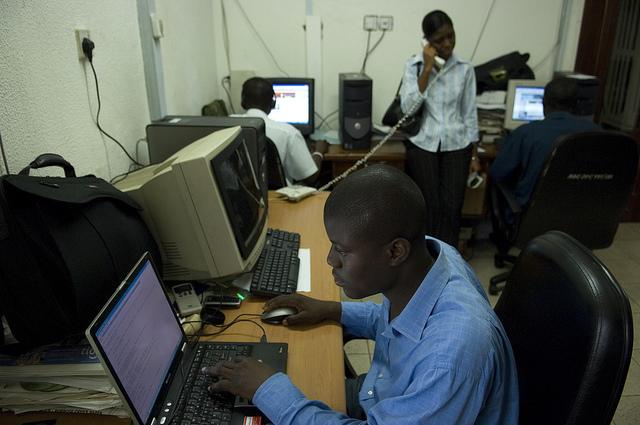
#> input picture datasets/coco/train2017/000000085160.jpg, 640 x 425 px; its folder holds only this picture in this run
$ python -i augmentations.py   (imports and definitions only)   (older library calls are emulated)
#> lines starting #> are read from the running program, lines starting #| are printed output that depends on the picture
### torchbenchmark/models/yolov5/yolov5/utils/general.py
# YOLOv5 🚀 by Ultralytics, GPL-3.0 license
"""
General utils
"""

import contextlib
import glob
import logging
import math
import os
import platform
import random
import re
import shutil
import signal
import time
import urllib
from itertools import repeat
from multiprocessing.pool import ThreadPool
from pathlib import Path
from subprocess import check_output
from zipfile import ZipFile

import cv2
import numpy as np
import pandas as pd
import pkg_resources as pkg
import torch
import torchvision
import yaml

from .downloads import gsutil_getsize
from .metrics import box_iou, fitness

# Settings
torch.set_printoptions(linewidth=320, precision=5, profile='long')
#> (this line was passed over: torch is not available in this run)
np.set_printoptions(linewidth=320, formatter={'float_kind': '{:11.5g}'.format})  # format short g, %precision=5
pd.options.display.max_columns = 10
cv2.setNumThreads(0)  # prevent OpenCV from multithreading (incompatible with PyTorch DataLoader)
os.environ['NUMEXPR_MAX_THREADS'] = str(min(os.cpu_count(), 8))  # NumExpr max threads

FILE = Path(__file__).resolve()
ROOT = FILE.parents[1]  # YOLOv5 root directory


def set_logging(name=None, verbose=True):
    # Sets level and returns logger
#> further down, picture is the input picture: shape (425, 640, 3); mean B, G, R 74.6, 81.1, 75.8
    rank = int(os.getenv('RANK', -1))  # rank in world for Multi-GPU trainings
    logging.basicConfig(format="%(message)s", level=logging.INFO if (verbose and rank in (-1, 0)) else logging.WARNING)
    return logging.getLogger(name)


LOGGER = set_logging(__name__)  # define globally (used in train.py, val.py, detect.py, etc.)


class Profile(contextlib.ContextDecorator):
    # Usage: @Profile() decorator or 'with Profile():' context manager
    def __enter__(self):
        self.start = time.time()

    def __exit__(self, type, value, traceback):
        print(f'Profile results: {time.time() - self.start:.5f}s')


class Timeout(contextlib.ContextDecorator):
    # Usage: @Timeout(seconds) decorator or 'with Timeout(seconds):' context manager
    # [4 lines left out: function __init__, not called in this run]

    def _timeout_handler(self, signum, frame):
        raise TimeoutError(self.timeout_message)

    def __enter__(self):
        signal.signal(signal.SIGALRM, self._timeout_handler)  # Set handler for SIGALRM
        signal.alarm(self.seconds)  # start countdown for SIGALRM to be raised

    # [4 lines left out: function __exit__, not called in this run]


class WorkingDirectory(contextlib.ContextDecorator):
    # Usage: @WorkingDirectory(dir) decorator or 'with WorkingDirectory(dir):' context manager
    def __init__(self, new_dir):
        self.dir = new_dir  # new dir
        self.cwd = Path.cwd().resolve()  # current dir

    def __enter__(self):
        os.chdir(self.dir)

    def __exit__(self, exc_type, exc_val, exc_tb):
        os.chdir(self.cwd)


def try_except(func):
    # try-except function. Usage: @try_except decorator
    # [5 lines left out: function handler, not called in this run]

    return handler


def methods(instance):
    # Get class/instance methods
    return [f for f in dir(instance) if callable(getattr(instance, f)) and not f.startswith("__")]


def print_args(name, opt):
    # Print argparser arguments
    LOGGER.info(colorstr(f'{name}: ') + ', '.join(f'{k}={v}' for k, v in vars(opt).items()))


# [8 lines left out: function init_seeds, not called in this run]


def intersect_dicts(da, db, exclude=()):
    # Dictionary intersection of matching keys and shapes, omitting 'exclude' keys, using da values
    return {k: v for k, v in da.items() if k in db and not any(x in k for x in exclude) and v.shape == db[k].shape}


# [32 lines left out: functions get_latest_run, user_config_dir, is_writeable, not called in this run]


def is_docker():
    # Is environment a Docker container?
    return Path('/workspace').exists()  # or Path('/.dockerenv').exists()


# [7 lines left out: function is_colab, not called in this run]


def is_pip():
    # Is file in a pip package?
    return 'site-packages' in Path(__file__).resolve().parts


# [4 lines left out: function is_ascii, not called in this run]


def is_chinese(s='人工智能'):
    # Is string composed of any Chinese characters?
    return re.search('[\u4e00-\u9fff]', s)


def emojis(str=''):
    # Return platform-dependent emoji-safe version of string
    return str.encode().decode('ascii', 'ignore') if platform.system() == 'Windows' else str


# [40 lines left out: functions file_size, check_online, check_git_status, not called in this run]


def check_python(minimum='3.6.2'):
    # Check current python version vs. required python version
    check_version(platform.python_version(), minimum, name='Python ', hard=True)


# [82 lines left out: functions check_version, check_requirements, check_img_size, check_imshow, check_suffix, not called in this run]


def check_yaml(file, suffix=('.yaml', '.yml')):
    # Search/download YAML file (if necessary) and return path, checking suffix
    return check_file(file, suffix)


# [116 lines left out: functions check_file, check_dataset, url2file, download, not called in this run]


def make_divisible(x, divisor):
    # Returns x evenly divisible by divisor
    return math.ceil(x / divisor) * divisor


def clean_str(s):
    # Cleans a string by replacing special characters with underscore _
    return re.sub(pattern="[|@#!¡·$€%&()=?¿^*;:,¨´><+]", repl="_", string=s)


def one_cycle(y1=0.0, y2=1.0, steps=100):
    # lambda function for sinusoidal ramp from y1 to y2 https://arxiv.org/pdf/1812.01187.pdf
    return lambda x: ((1 - math.cos(x * math.pi / steps)) / 2) * (y2 - y1) + y1


# [366 lines left out: functions colorstr, labels_to_class_weights, labels_to_image_weights, coco80_to_coco91_class, xyxy2xywh, xywh2xyxy and 13 more, not called in this run]


# Variables
NCOLS = 0 if is_docker() else shutil.get_terminal_size().columns  # terminal window size for tqdm

### torchbenchmark/models/yolov5/yolov5/utils/augmentations.py
# YOLOv5 🚀 by Ultralytics, GPL-3.0 license
"""
Image augmentation functions
"""

import math
import random

import cv2
import numpy as np

from .general import LOGGER, check_version, colorstr, resample_segments, segment2box
from .metrics import bbox_ioa


class Albumentations:
    # YOLOv5 Albumentations class (optional, only used if package is installed)
    # [27 lines left out: functions __init__, __call__, not called in this run]


def augment_hsv(im, hgain=0.5, sgain=0.5, vgain=0.5):
    # HSV color-space augmentation
#> called with hgain = 0.5, sgain = 0.5, vgain = 0.5
    if hgain or sgain or vgain:
        r = np.random.uniform(-1, 1, 3) * [hgain, sgain, vgain] + 1  # random gains
        hue, sat, val = cv2.split(cv2.cvtColor(im, cv2.COLOR_BGR2HSV))
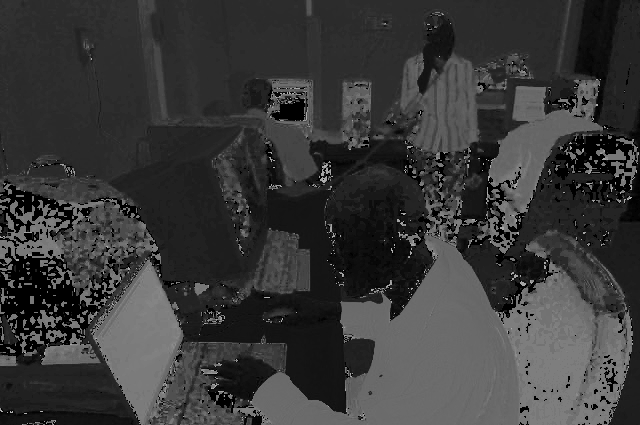
#> hue: shape (425, 640); min 0, max 179, mean 56.5
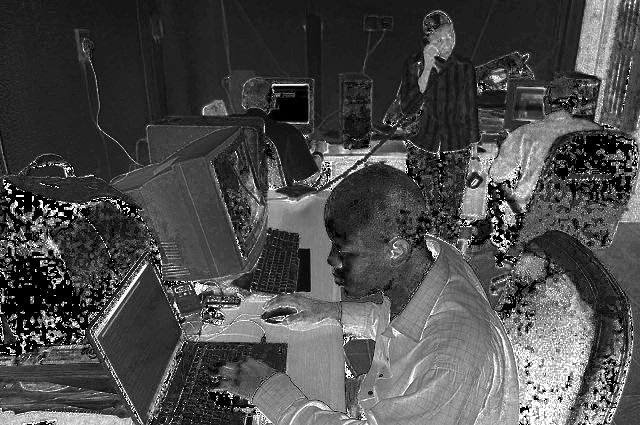
#> sat: shape (425, 640); min 0, max 255, mean 74.7
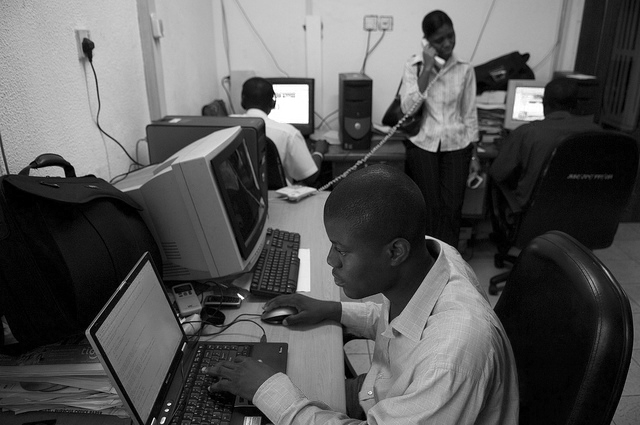
#> val: shape (425, 640); min 0, max 255, mean 87.4
        dtype = im.dtype  # uint8

        x = np.arange(0, 256, dtype=r.dtype)
        lut_hue = ((x * r[0]) % 180).astype(dtype)
        lut_sat = np.clip(x * r[1], 0, 255).astype(dtype)
#> lut_sat = 256 values from 0 to 255
        lut_val = np.clip(x * r[2], 0, 255).astype(dtype)
#> lut_val = 256 values from 0 to 255

        im_hsv = cv2.merge((cv2.LUT(hue, lut_hue), cv2.LUT(sat, lut_sat), cv2.LUT(val, lut_val)))
#> im_hsv: shape (425, 640, 3); mean H, S, V 58.8, 89.2, 95.7
        cv2.cvtColor(im_hsv, cv2.COLOR_HSV2BGR, dst=im)  # no return needed


# [215 lines left out: functions hist_equalize, replicate, letterbox, random_perspective, copy_paste, cutout and 2 more, not called in this run]

>>> import cv2
>>> picture = cv2.imread('../../../../../datasets/coco/train2017/000000085160.jpg')
>>> result = augment_hsv(picture)

$ run again, on datasets/coco/train2017/000000086320.jpg
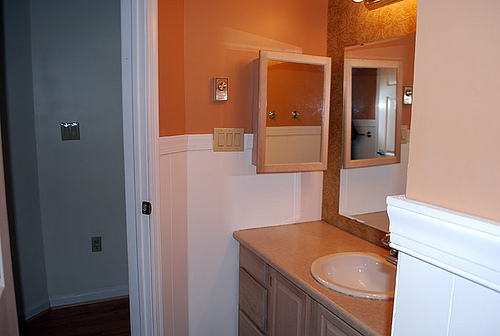
#> input picture datasets/coco/train2017/000000086320.jpg, 500 x 336 px
#> picture is the input picture: shape (336, 500, 3); mean B, G, R 106.8, 115.6, 140.9
#> in augment_hsv, `hue, sat, val = cv2.split(cv2.cvtColor(im, cv2.COLOR_BGR2HSV))`:
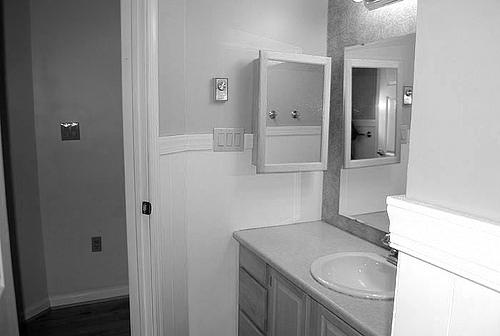
#> val: shape (336, 500); min 0, max 255, mean 148.3
#> im_hsv: shape (336, 500, 3); mean H, S, V 51.8, 103.3, 161.5
#> in augment_hsv, `cv2.cvtColor(im_hsv, cv2.COLOR_HSV2BGR, dst=im)`:
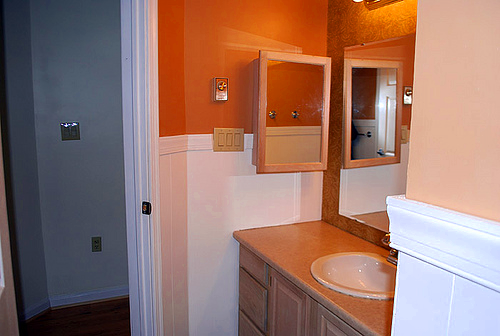
#> im: shape (336, 500, 3); mean B, G, R 106.5, 116.9, 152

$ run again, on datasets/coco/train2017/000000086408.jpg
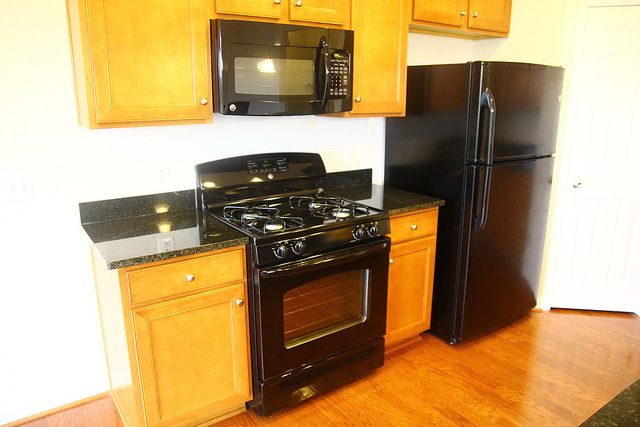
#> input picture datasets/coco/train2017/000000086408.jpg, 640 x 427 px
#> picture is the input picture: shape (427, 640, 3); mean B, G, R 109.6, 157.3, 187.9
#> in augment_hsv, `hue, sat, val = cv2.split(cv2.cvtColor(im, cv2.COLOR_BGR2HSV))`:
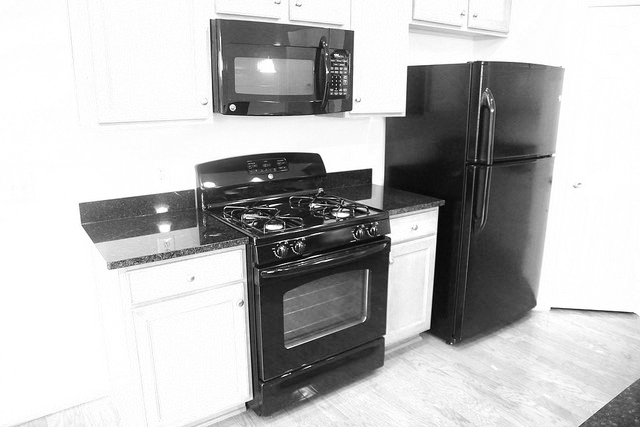
#> val: shape (427, 640); min 0, max 255, mean 188.2
#> im_hsv: shape (427, 640, 3); mean H, S, V 22.7, 136, 194.4
#> in augment_hsv, `cv2.cvtColor(im_hsv, cv2.COLOR_HSV2BGR, dst=im)`:
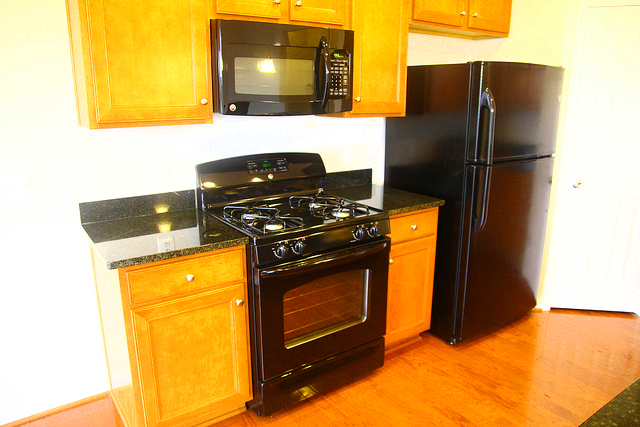
#> im: shape (427, 640, 3); mean B, G, R 99, 157.8, 193.9

$ run again, on datasets/coco/train2017/000000138079.jpg
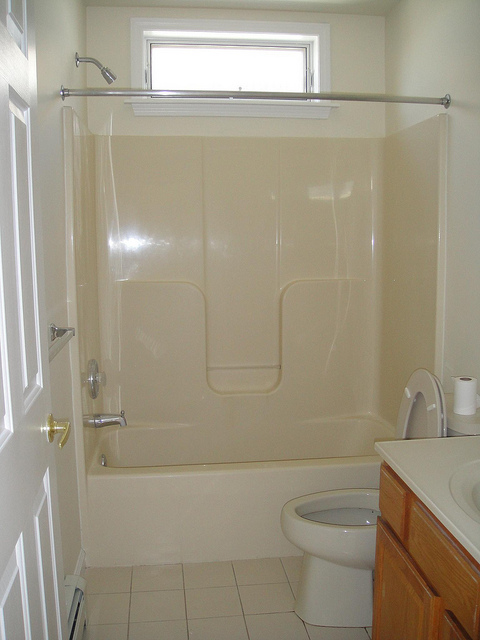
#> input picture datasets/coco/train2017/000000138079.jpg, 480 x 640 px
#> picture is the input picture: shape (640, 480, 3); mean B, G, R 131.3, 149.9, 158.4
#> in augment_hsv, `hue, sat, val = cv2.split(cv2.cvtColor(im, cv2.COLOR_BGR2HSV))`:
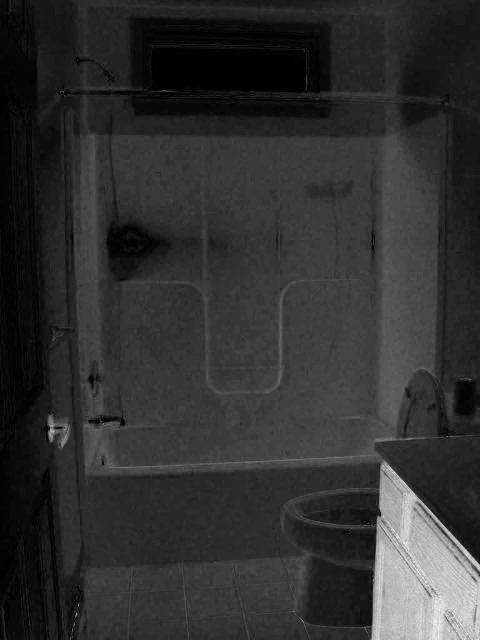
#> sat: shape (640, 480); min 0, max 251, mean 48.2
#> in augment_hsv, `hue, sat, val = cv2.split(cv2.cvtColor(im, cv2.COLOR_BGR2HSV))`:
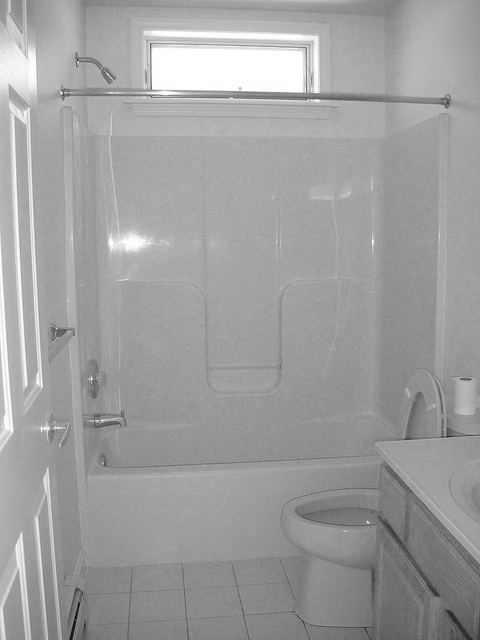
#> val: shape (640, 480); min 9, max 255, mean 158.7
#> im_hsv: shape (640, 480, 3); mean H, S, V 26.2, 58.1, 173.8
